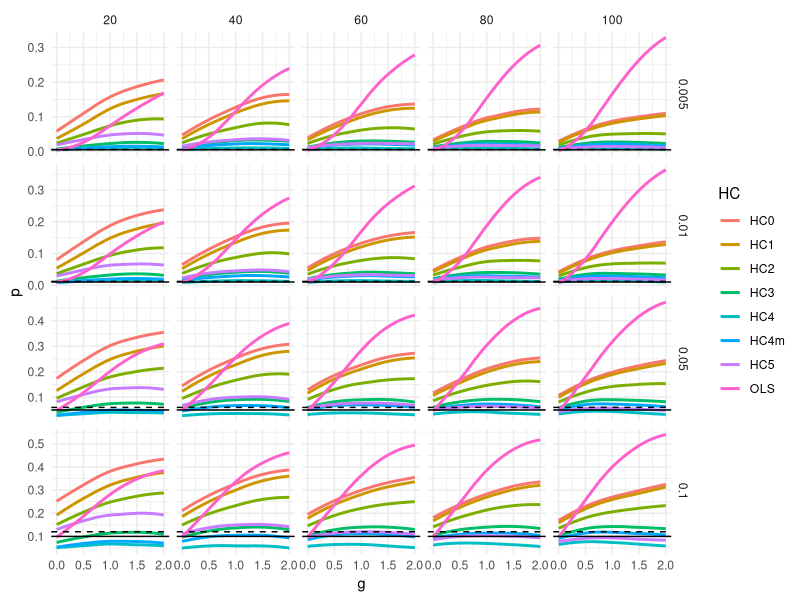
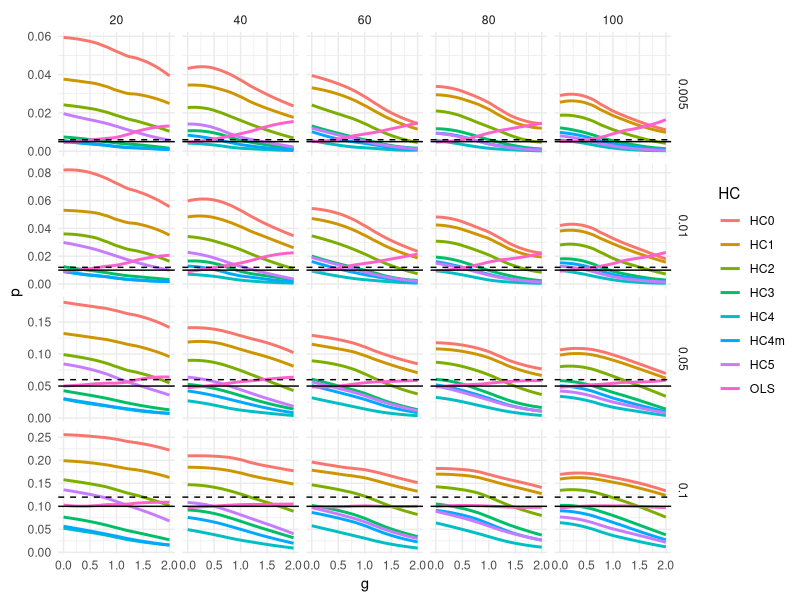
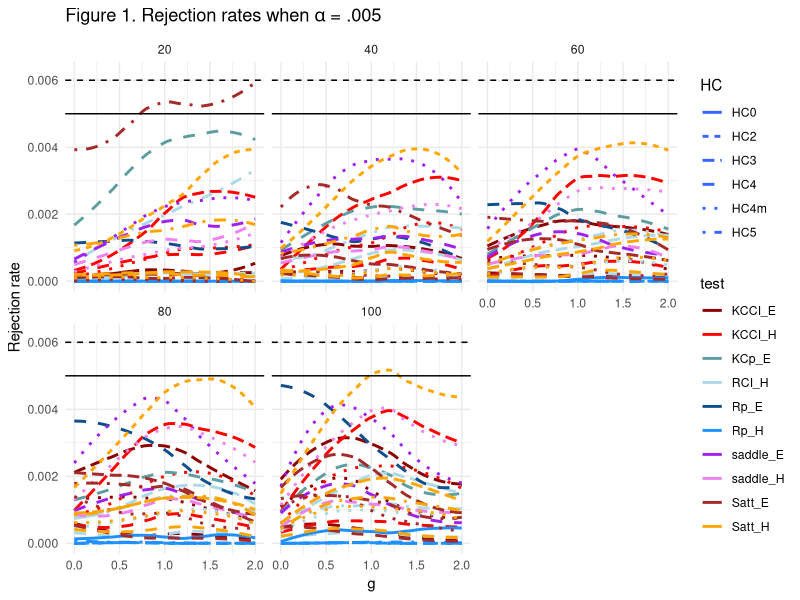
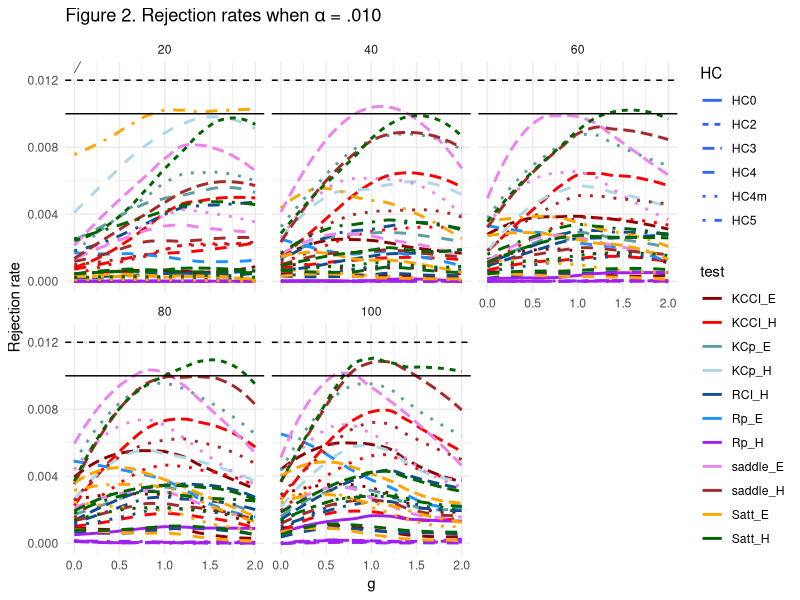
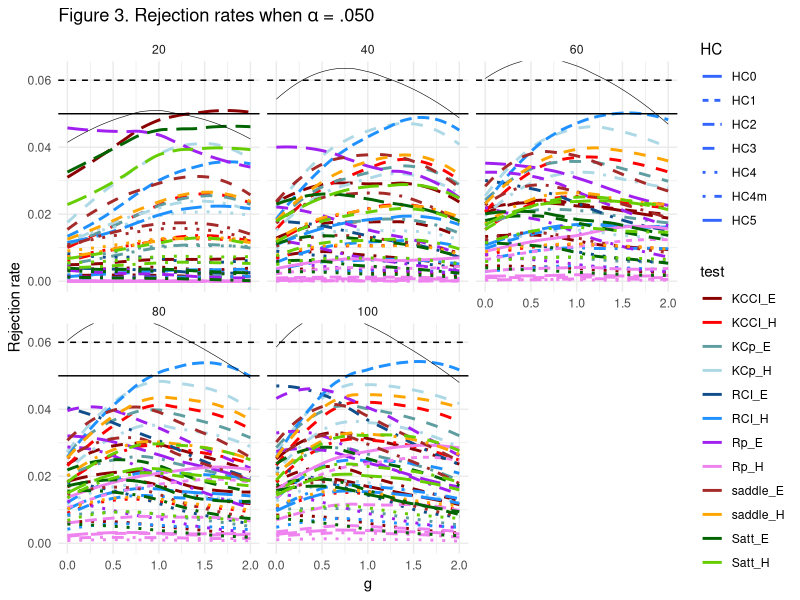
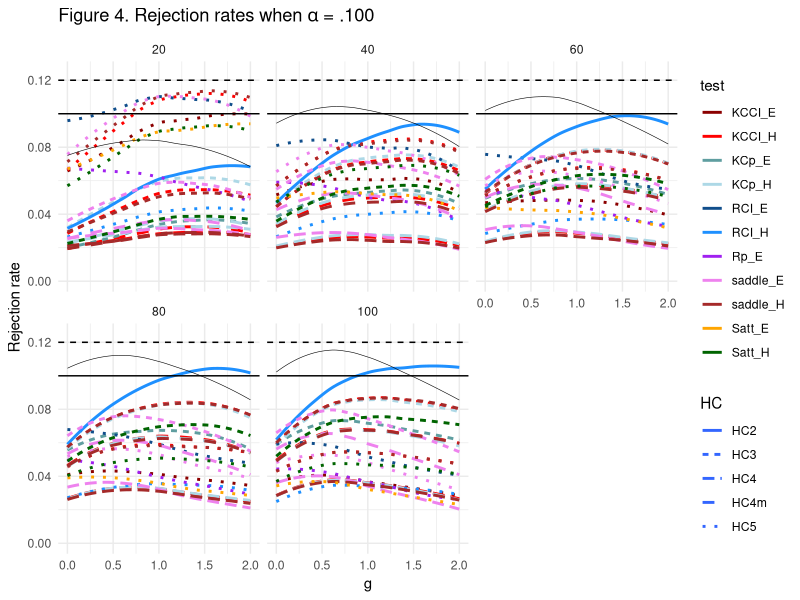

Recreate these plots in R, in order.
## ---- chunk 1
rm(list = ls())

library(dplyr)
library(ggplot2)
library(tidyr)
library(stringr)

df <- read.csv("Results/MacKinnon/20161016.csv")
df1 <- read.csv("Results/MacKinnon/20161016x3.csv")

df <- rbind(df, df1)

df <- filter(df, !(HC == "OLS" & test %in% levels(df$test)[-5])) %>% 
  select(-X, -(B:power), -(iterations:seed), -criterion, -percent_NA) %>%
  gather(key = alpha, value = p, p.005:p.100)

df$alpha <- as.numeric(sub(".", "", df$alpha))

MCSE <- function(a, k = 20000) sqrt((a * (1-a))/k) * qnorm(.95)

HC3 <- filter(df, test == "naive", HC == "HC3") %>% 
  mutate(pHC3 = p) %>%
  select(-p, -(HC:test))

tColors <- c("dark red", "red", "cadetblue", "light blue", "dodgerblue4", "dodgerblue", "purple", "violet", "brown", "orange", "darkgreen", "chartreuse3")
names(tColors) <- levels(df$test)[!(levels(df$test) %in% "naive")]
colScale <- scale_colour_manual(name = "test",values = tColors)
  
# df <- merge(df, HC3) %>% mutate(ULa = alpha + MCSE(alpha),
#                                 LLa = alpha - MCSE(alpha))

df <- merge(df, HC3) %>% mutate(ULa = alpha * 1.2,
                                LLa = alpha * 1.2)

## ---- chunk 2
test <- levels(df$test)[!(levels(df$test) %in% "naive")]
HC <- levels(df$HC)[!(levels(df$HC) %in% "OLS")]

df %>% 
  mutate(comb = paste(HC, test)) %>%
  group_by(HC, test, n, coef, alpha) %>%
  mutate(under = prod(p <= ULa),
         hc3under = prod(pHC3 <= ULa),
         underHC3 = sum(p + MCSE(alpha) >= pHC3) > 1,    #set to show if beats naive HC3 for at least one value of g
         #underHC3 = mean(p + MCSE(alpha) >= pHC3) >= .75,  #set to show if beats naive HC3 for at least 75% of g values
         beatHC3 = ifelse(hc3under == 0, under, under*underHC3)) %>%
  ungroup -> df


# Uncomment to collapse across Ns
df %>%
  group_by(HC, test, alpha, coef) %>%
  mutate(beatHC3 = prod(beatHC3)) %>%
  ungroup -> df

## ---- chunk 3
cmb <- expand.grid(HC[-(2:3)], test, stringsAsFactors = F)
cmb <- paste(cmb$Var1, cmb$Var2)

pv <- .005

df %>%
  filter(test == "naive", coef == "x3") %>%
  ggplot(aes(x = g,
             y = p,
             color = HC)) +
  geom_smooth(method = "loess", se = F, size = 1) +
  geom_hline(aes(yintercept = ULa),
             linetype = "dashed") +
  geom_hline(aes(yintercept = alpha)) +
  facet_grid(alpha~n, scale = "free") +
  theme_minimal()


df %>%
  filter(test == "naive", coef == "x4") %>%
  ggplot(aes(x = g,
             y = p,
             color = HC)) +
  geom_smooth(method = "loess", se = F, size = 1) +
  geom_hline(aes(yintercept = ULa),
             linetype = "dashed") +
  geom_hline(aes(yintercept = alpha)) +
  facet_grid(alpha~n, scale = "free") +
  theme_minimal()

# ggsave(filename = "x4 005.jpg")
# fig0
# 
# data.frame(fig0$data %>% select(comb) %>% distinct(comb)) -> best0
# paste(best0[,1], collapse = ", ")

## ---- chunk 4
cmb <- expand.grid(HC[-(2:3)], test, stringsAsFactors = F)
cmb <- paste(cmb$Var1, cmb$Var2)

pv <- .005

excl <- c("HC1 Rp_H", "HC2 Rp_H")

df %>%
  filter(HC != "OLS", test != "naive", beatHC3 == 1, !(comb %in% c(cmb, excl)), alpha == pv, coef == "x3") %>%
  ggplot(aes(x = g,
             y = p,
             color = test,
             linetype = HC)) +
  geom_smooth(method = "loess", se = F, size = 1) +
  geom_hline(aes(yintercept = ULa),
             linetype = "dashed") +
  geom_hline(aes(yintercept = alpha)) +
  facet_wrap(~n)  +
  geom_smooth(data = filter(df, HC == "HC3" & test == "naive" & alpha == pv),
              color = "black",
              linetype = "solid", 
              size = .2, 
              se = F) +
  coord_cartesian(ylim = c(.000, 1.25*pv)) + 
  labs(title = expression(paste("Figure 1. Rejection rates when ", alpha, " = .005", sep = "")), 
       y = "Rejection rate") +
  colScale -> fig1

fig1 + theme_minimal()

data.frame(fig1$data %>% select(comb) %>% distinct(comb)) -> best1
paste(best1[,1], collapse = ", ")

## ---- chunk 5
cmb <- expand.grid(HC[-(2:3)], test, stringsAsFactors = F)
cmb <- paste(cmb$Var1, cmb$Var2)

pv <- .01

excl <- c("HC1 Rp_H", "HC2 Rp_H")

df %>%
  filter(HC != "OLS", test != "naive", beatHC3 == 1, !(comb %in% c(cmb, excl)), alpha == pv, coef == "x3") %>%
  ggplot(aes(x = g,
             y = p,
             color = test,
             linetype = HC)) +
  geom_smooth(method = "loess", se = F, size = 1) +
  geom_hline(aes(yintercept = ULa),
             linetype = "dashed") +
  geom_hline(aes(yintercept = alpha)) +
  facet_wrap(~n)  +
  geom_smooth(data = filter(df, HC == "HC3" & test == "naive" & alpha == pv) %>% select(-HC, -test),
              color = "black",
              linetype = "solid",
              size = .2, 
              se = F) + 
  colScale +
  coord_cartesian(ylim = c(.000, 1.25*pv)) + 
  labs(title = expression(paste("Figure 2. Rejection rates when ", alpha, " = .010", sep = "")), 
       y = "Rejection rate") -> fig2

fig2 + theme_minimal()

data.frame(fig2$data %>% select(comb) %>% distinct(comb)) -> best2
paste(best2[,1], collapse = ", ")

## ---- chunk 6
cmb <- expand.grid(HC[-(2:3)], test, stringsAsFactors = F)
cmb <- paste(cmb$Var1, cmb$Var2)

pv <- .05

df %>%
  filter(HC != "OLS", test != "naive", beatHC3 == 1, !(comb %in% cmb), alpha == pv, coef == "x3") %>%
  ggplot(aes(x = g,
             y = p,
             color = test,
             linetype = HC)) +
  geom_smooth(method = "loess", se = F, size = 1) +
  geom_hline(aes(yintercept = ULa),
             linetype = "dashed") +
  geom_hline(aes(yintercept = alpha)) +
  facet_wrap(~n)  +
  geom_smooth(data = filter(df, HC == "HC3" & test == "naive" & alpha == pv) %>% select(-HC, -test),
              color = "black",
              linetype = "solid",
              size = .2, 
              se = F) + 
  colScale +
  coord_cartesian(ylim = c(.000, 1.25*pv)) + 
  labs(title = expression(paste("Figure 3. Rejection rates when ", alpha, " = .050", sep = "")), 
       y = "Rejection rate") -> fig3

fig3 + theme_minimal()

data.frame(fig3$data %>% select(comb) %>% distinct(comb)) -> best3
paste(best3[,1], collapse = ", ")

## ---- chunk 7
cmb <- expand.grid(HC[-(2:3)], test, stringsAsFactors = F)
cmb <- paste(cmb$Var1, cmb$Var2)

pv <- .1

df %>%
  filter(HC != "OLS", test != "naive", beatHC3 == 1, !(comb %in% cmb), alpha == pv, coef == "x3") %>%
  ggplot(aes(x = g,
             y = p,
             color = test,
             linetype = HC)) +
  geom_smooth(method = "loess", se = F, size = 1) +
  geom_hline(aes(yintercept = ULa),
             linetype = "dashed") +
  geom_hline(aes(yintercept = alpha)) +
  facet_wrap(~n)  +
  geom_smooth(data = filter(df, HC == "HC3" & test == "naive" & alpha == pv) %>% select(-HC, -test),
              color = "black",
              linetype = "solid",
              size = .2, 
              se = F) + 
  colScale +
  coord_cartesian(ylim = c(.000, 1.25*pv)) + 
  labs(title = expression(paste("Figure 4. Rejection rates when ", alpha, " = .100", sep = "")), 
       y = "Rejection rate") -> fig4

fig4 + theme_minimal()

data.frame(fig4$data %>% select(comb) %>% distinct(comb)) -> best4
paste(best4[,1], collapse = ", ")

